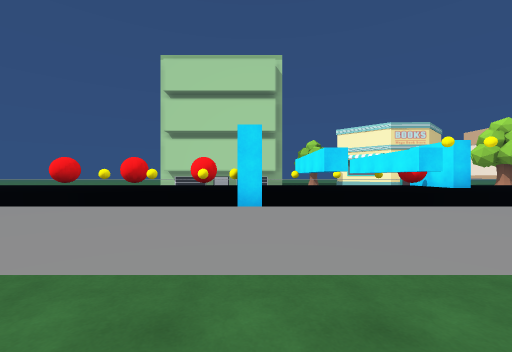
[1] (above)

12 first-person views from a walk through a 3-D level made in the Unity game engine. The camera is 1.4 m above the floor, looks level and sees 90° across. The floor is counted in squares, 2 m on a side. Each view is taken from the middle of a square. On the plan, view 1 faces up. The plan holds only what a view shows up to about 9 squares ahead; the rest is blank. The place goes on beyond the plan. The player is left out.

[2]
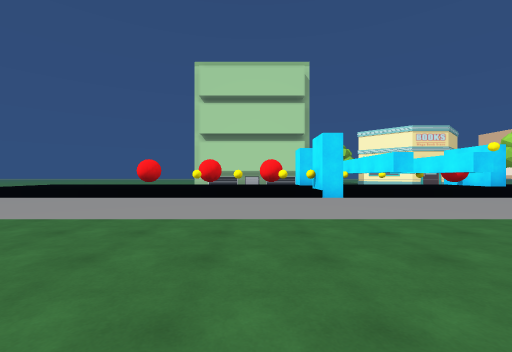

[3]
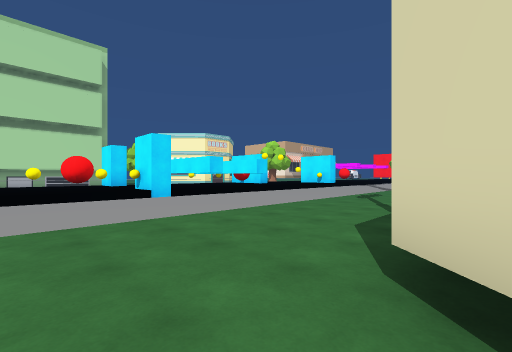

[4]
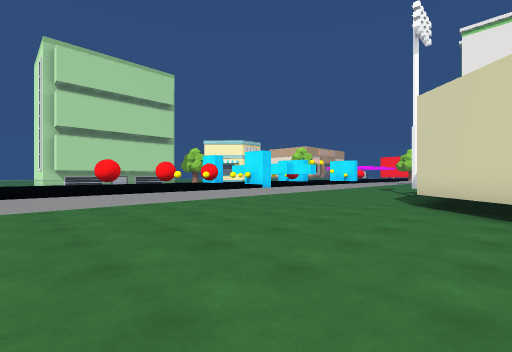

[5]
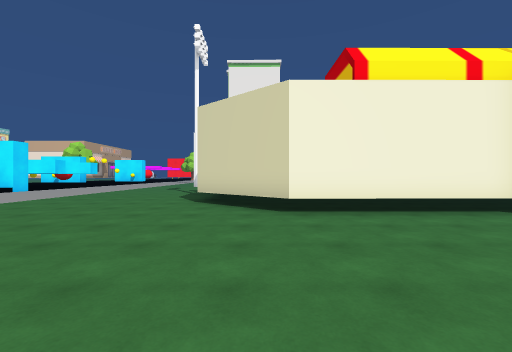

[6]
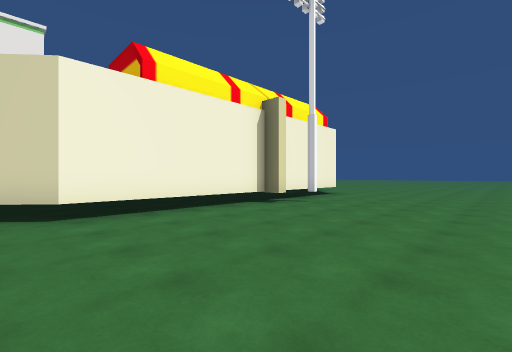

[7]
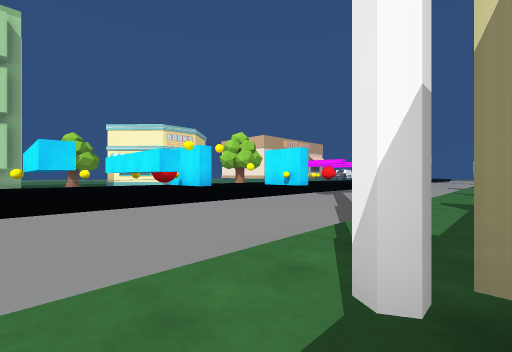

[8]
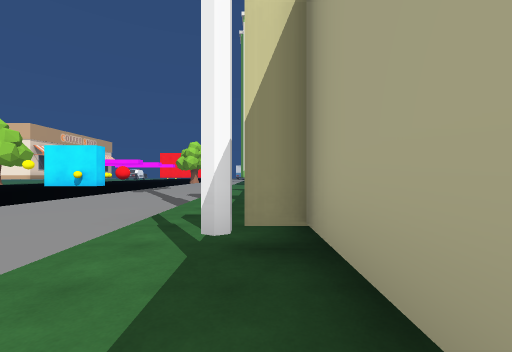

[9]
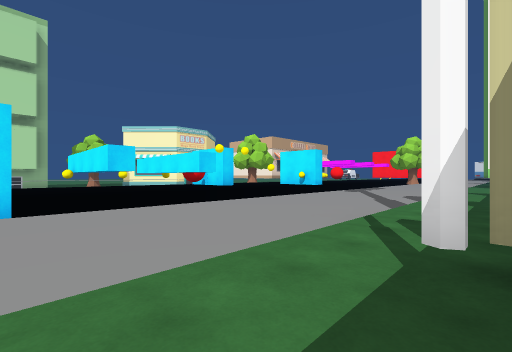

[10]
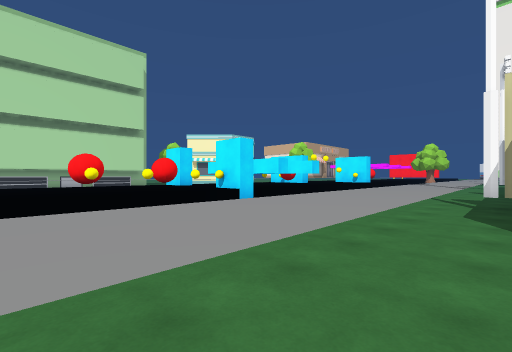

[11]
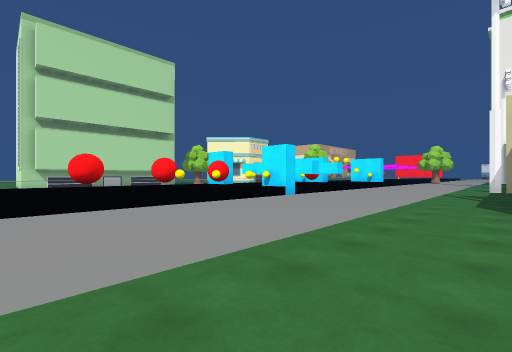

[12]
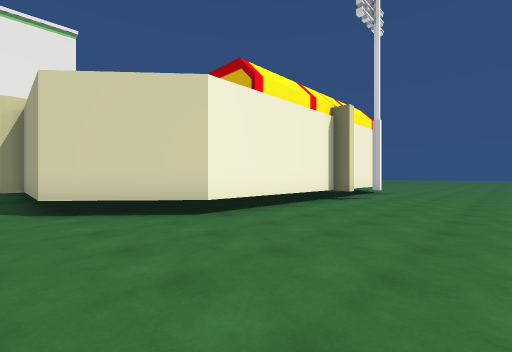

### Floor plan
Key: @ floor where view 1 was taken; # wall or solid block; . floor; ^ raised ledge; O other object.
Columns run from 8 left of view 1 to 12 right of it. Each row starts with its distance up from view 1.
  9         #OOOO #
  8   OOOOOO OOOOO^
  7   OOOOOO OOOOO   ^
  6     OOOO#####    O
  5
  4 ..........
  3 ...............
  2 ^^^^^^^^^^^^^^^^^^ ^
  1 ^^^^^^^^^^^^^^^^^^^^^
  0 ........@.#
 -1 .......####
 -2 ......##
 -3 .....##
 -4 .....#
 -5 .....#
 -6 .....#
 -7 .....#
 -8 ....##
 -9 .....#
-10 .....
-11 .....
-12 ....
-13 ...
-14 ..

Positions as (right, up) in squares from view 1, and headings:
1: (0, 0), facing up
2: (-2, -1), facing up
3: (-3, -1), facing up-right
4: (-8, -2), facing up-right
5: (-8, -2), facing right
6: (-8, -2), facing down-right
7: (1, 0), facing up-right
8: (0, 0), facing right
9: (0, 0), facing up-right
10: (-5, 0), facing up-right
11: (-7, 0), facing up-right
12: (-7, 0), facing down-right
